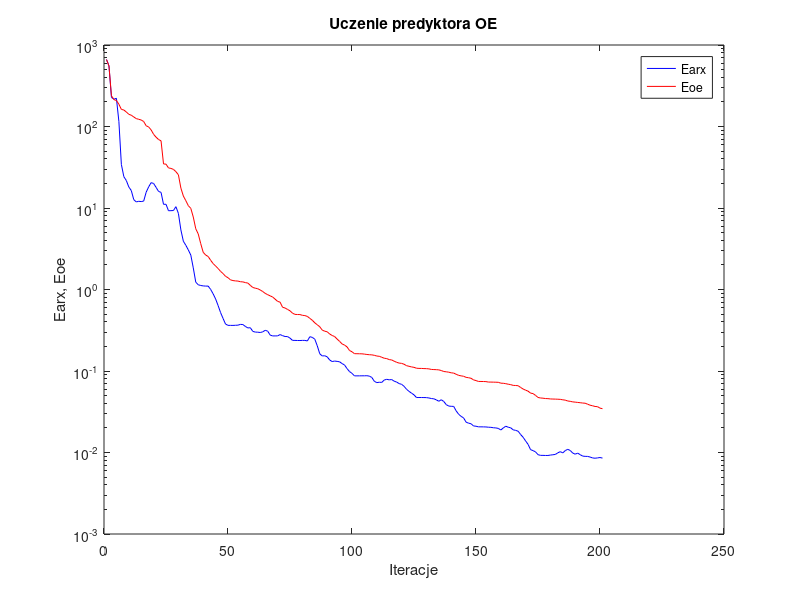
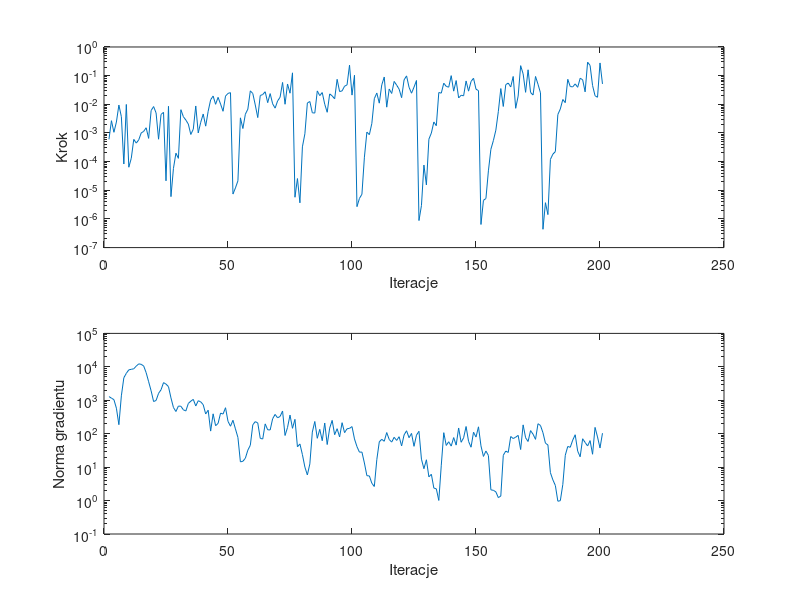

These figures' MATLAB source, in order:
%uczenie predyktora oe
clear all;
n=0; farx(n+1)=6.643049e+002; foe(n+1)=6.634877e+002; wspucz(n+1)=0.000000e+000; ng(n+1)=0.000000e+000;
%odnowa zmiennej metryki
n=1; farx(n+1)=5.556674e+002; foe(n+1)=5.546521e+002; krok(n+1)=5.993959e-004; ng(n+1)=1.288384e+003;
n=2; farx(n+1)=2.277307e+002; foe(n+1)=2.385989e+002; krok(n+1)=2.678603e-003; ng(n+1)=1.157614e+003;
n=3; farx(n+1)=2.160400e+002; foe(n+1)=2.137977e+002; krok(n+1)=1.055436e-003; ng(n+1)=1.042130e+003;
n=4; farx(n+1)=2.224061e+002; foe(n+1)=2.084257e+002; krok(n+1)=2.409214e-003; ng(n+1)=5.787138e+002;
n=5; farx(n+1)=1.152652e+002; foe(n+1)=1.875449e+002; krok(n+1)=9.428457e-003; ng(n+1)=1.860546e+002;
n=6; farx(n+1)=3.425279e+001; foe(n+1)=1.622429e+002; krok(n+1)=3.692938e-003; ng(n+1)=1.358141e+003;
n=7; farx(n+1)=2.422834e+001; foe(n+1)=1.593375e+002; krok(n+1)=8.254679e-005; ng(n+1)=4.721464e+003;
n=8; farx(n+1)=2.173720e+001; foe(n+1)=1.507079e+002; krok(n+1)=9.871862e-003; ng(n+1)=6.392207e+003;
n=9; farx(n+1)=1.811979e+001; foe(n+1)=1.411922e+002; krok(n+1)=6.375927e-005; ng(n+1)=8.120658e+003;
n=10; farx(n+1)=1.638679e+001; foe(n+1)=1.375360e+002; krok(n+1)=1.309881e-004; ng(n+1)=8.413408e+003;
n=11; farx(n+1)=1.266510e+001; foe(n+1)=1.309320e+002; krok(n+1)=5.972073e-004; ng(n+1)=8.746357e+003;
n=12; farx(n+1)=1.187891e+001; foe(n+1)=1.250565e+002; krok(n+1)=4.430569e-004; ng(n+1)=1.050158e+004;
n=13; farx(n+1)=1.208442e+001; foe(n+1)=1.225427e+002; krok(n+1)=5.734420e-004; ng(n+1)=1.225460e+004;
n=14; farx(n+1)=1.199177e+001; foe(n+1)=1.201903e+002; krok(n+1)=1.001196e-003; ng(n+1)=1.186739e+004;
n=15; farx(n+1)=1.215454e+001; foe(n+1)=1.151025e+002; krok(n+1)=1.134788e-003; ng(n+1)=1.057825e+004;
n=16; farx(n+1)=1.561587e+001; foe(n+1)=1.021176e+002; krok(n+1)=1.517951e-003; ng(n+1)=6.680557e+003;
n=17; farx(n+1)=1.814582e+001; foe(n+1)=9.873039e+001; krok(n+1)=6.467102e-004; ng(n+1)=3.582384e+003;
n=18; farx(n+1)=2.047351e+001; foe(n+1)=9.082662e+001; krok(n+1)=6.071802e-003; ng(n+1)=1.915949e+003;
n=19; farx(n+1)=2.000318e+001; foe(n+1)=8.019486e+001; krok(n+1)=8.350786e-003; ng(n+1)=9.156223e+002;
n=20; farx(n+1)=1.792261e+001; foe(n+1)=7.390462e+001; krok(n+1)=5.003630e-003; ng(n+1)=9.874770e+002;
n=21; farx(n+1)=1.596949e+001; foe(n+1)=6.923448e+001; krok(n+1)=6.052069e-004; ng(n+1)=1.609254e+003;
n=22; farx(n+1)=1.555996e+001; foe(n+1)=6.671365e+001; krok(n+1)=4.427789e-003; ng(n+1)=2.061172e+003;
n=23; farx(n+1)=1.110068e+001; foe(n+1)=3.472842e+001; krok(n+1)=5.242823e-003; ng(n+1)=3.369682e+003;
n=24; farx(n+1)=1.111086e+001; foe(n+1)=3.452523e+001; krok(n+1)=2.139878e-005; ng(n+1)=3.040152e+003;
n=25; farx(n+1)=9.259576e+000; foe(n+1)=3.103070e+001; krok(n+1)=8.533243e-003; ng(n+1)=2.556072e+003;
%odnowa zmiennej metryki
n=26; farx(n+1)=9.276528e+000; foe(n+1)=3.061126e+001; krok(n+1)=5.999991e-006; ng(n+1)=1.177757e+003;
n=27; farx(n+1)=9.313584e+000; foe(n+1)=2.976943e+001; krok(n+1)=5.805985e-005; ng(n+1)=6.079654e+002;
n=28; farx(n+1)=1.038424e+001; foe(n+1)=2.791665e+001; krok(n+1)=1.969720e-004; ng(n+1)=4.607389e+002;
n=29; farx(n+1)=8.576667e+000; foe(n+1)=2.554849e+001; krok(n+1)=1.300680e-004; ng(n+1)=6.719163e+002;
n=30; farx(n+1)=5.384486e+000; foe(n+1)=1.754489e+001; krok(n+1)=6.485153e-003; ng(n+1)=6.608250e+002;
n=31; farx(n+1)=3.908981e+000; foe(n+1)=1.401843e+001; krok(n+1)=3.698907e-003; ng(n+1)=5.186864e+002;
n=32; farx(n+1)=3.485945e+000; foe(n+1)=1.228910e+001; krok(n+1)=2.818159e-003; ng(n+1)=4.780197e+002;
n=33; farx(n+1)=3.058895e+000; foe(n+1)=1.067774e+001; krok(n+1)=2.043687e-003; ng(n+1)=8.030481e+002;
n=34; farx(n+1)=2.642917e+000; foe(n+1)=9.903249e+000; krok(n+1)=8.861138e-004; ng(n+1)=9.402670e+002;
n=35; farx(n+1)=1.841095e+000; foe(n+1)=7.745328e+000; krok(n+1)=1.350179e-003; ng(n+1)=1.063944e+003;
n=36; farx(n+1)=1.229881e+000; foe(n+1)=5.559812e+000; krok(n+1)=8.744518e-003; ng(n+1)=6.740853e+002;
n=37; farx(n+1)=1.143519e+000; foe(n+1)=4.801071e+000; krok(n+1)=1.002892e-003; ng(n+1)=9.697381e+002;
n=38; farx(n+1)=1.119893e+000; foe(n+1)=3.655626e+000; krok(n+1)=2.357114e-003; ng(n+1)=8.960772e+002;
n=39; farx(n+1)=1.107320e+000; foe(n+1)=2.860551e+000; krok(n+1)=4.586643e-003; ng(n+1)=7.390390e+002;
n=40; farx(n+1)=1.101001e+000; foe(n+1)=2.646368e+000; krok(n+1)=1.728033e-003; ng(n+1)=3.879314e+002;
n=41; farx(n+1)=1.101431e+000; foe(n+1)=2.541840e+000; krok(n+1)=5.711090e-003; ng(n+1)=5.047610e+002;
n=42; farx(n+1)=1.002060e+000; foe(n+1)=2.284162e+000; krok(n+1)=1.438335e-002; ng(n+1)=1.196286e+002;
n=43; farx(n+1)=8.855695e-001; foe(n+1)=2.080486e+000; krok(n+1)=1.946507e-002; ng(n+1)=3.928274e+002;
n=44; farx(n+1)=7.654208e-001; foe(n+1)=1.943722e+000; krok(n+1)=1.000091e-002; ng(n+1)=1.734666e+002;
n=45; farx(n+1)=6.367440e-001; foe(n+1)=1.810413e+000; krok(n+1)=1.748904e-002; ng(n+1)=2.033311e+002;
n=46; farx(n+1)=5.214328e-001; foe(n+1)=1.668865e+000; krok(n+1)=1.019133e-002; ng(n+1)=4.130242e+002;
n=47; farx(n+1)=4.419322e-001; foe(n+1)=1.568533e+000; krok(n+1)=5.711090e-003; ng(n+1)=3.867824e+002;
n=48; farx(n+1)=3.767292e-001; foe(n+1)=1.452091e+000; krok(n+1)=1.931884e-002; ng(n+1)=5.981880e+002;
n=49; farx(n+1)=3.631981e-001; foe(n+1)=1.395293e+000; krok(n+1)=2.399905e-002; ng(n+1)=2.339809e+002;
n=50; farx(n+1)=3.628927e-001; foe(n+1)=1.313519e+000; krok(n+1)=2.550930e-002; ng(n+1)=1.672481e+002;
%odnowa zmiennej metryki
n=51; farx(n+1)=3.626000e-001; foe(n+1)=1.287125e+000; krok(n+1)=7.381362e-006; ng(n+1)=2.522541e+002;
n=52; farx(n+1)=3.639142e-001; foe(n+1)=1.275091e+000; krok(n+1)=1.209447e-005; ng(n+1)=1.390984e+002;
n=53; farx(n+1)=3.650890e-001; foe(n+1)=1.268799e+000; krok(n+1)=2.139878e-005; ng(n+1)=7.706712e+001;
n=54; farx(n+1)=3.732069e-001; foe(n+1)=1.245847e+000; krok(n+1)=3.373181e-003; ng(n+1)=1.439424e+001;
n=55; farx(n+1)=3.714611e-001; foe(n+1)=1.239733e+000; krok(n+1)=1.427772e-003; ng(n+1)=1.492845e+001;
n=56; farx(n+1)=3.524033e-001; foe(n+1)=1.215356e+000; krok(n+1)=4.515039e-003; ng(n+1)=1.850345e+001;
n=57; farx(n+1)=3.376532e-001; foe(n+1)=1.199215e+000; krok(n+1)=6.776891e-003; ng(n+1)=3.222156e+001;
n=58; farx(n+1)=3.396593e-001; foe(n+1)=1.123967e+000; krok(n+1)=2.946581e-002; ng(n+1)=4.511232e+001;
n=59; farx(n+1)=3.064330e-001; foe(n+1)=1.059186e+000; krok(n+1)=2.378377e-002; ng(n+1)=1.850658e+002;
n=60; farx(n+1)=3.003459e-001; foe(n+1)=1.038126e+000; krok(n+1)=9.447410e-003; ng(n+1)=2.296114e+002;
n=61; farx(n+1)=2.993264e-001; foe(n+1)=1.021778e+000; krok(n+1)=3.442371e-003; ng(n+1)=2.096271e+002;
n=62; farx(n+1)=2.967386e-001; foe(n+1)=9.870867e-001; krok(n+1)=2.024365e-002; ng(n+1)=7.269562e+001;
n=63; farx(n+1)=3.021700e-001; foe(n+1)=9.444510e-001; krok(n+1)=2.191235e-002; ng(n+1)=6.936693e+001;
n=64; farx(n+1)=3.159859e-001; foe(n+1)=8.966916e-001; krok(n+1)=2.741623e-002; ng(n+1)=1.965577e+002;
n=65; farx(n+1)=3.083159e-001; foe(n+1)=8.640340e-001; krok(n+1)=1.142218e-002; ng(n+1)=1.307805e+002;
n=66; farx(n+1)=2.760398e-001; foe(n+1)=8.357870e-001; krok(n+1)=2.362755e-002; ng(n+1)=1.296257e+002;
n=67; farx(n+1)=2.693869e-001; foe(n+1)=8.092012e-001; krok(n+1)=1.040137e-002; ng(n+1)=2.807176e+002;
n=68; farx(n+1)=2.696315e-001; foe(n+1)=7.611064e-001; krok(n+1)=7.342058e-003; ng(n+1)=3.774026e+002;
n=69; farx(n+1)=2.696879e-001; foe(n+1)=7.154337e-001; krok(n+1)=1.309024e-002; ng(n+1)=2.982369e+002;
n=70; farx(n+1)=2.798577e-001; foe(n+1)=6.994999e-001; krok(n+1)=1.759944e-002; ng(n+1)=3.280907e+002;
n=71; farx(n+1)=2.716567e-001; foe(n+1)=6.053482e-001; krok(n+1)=5.793922e-002; ng(n+1)=4.772165e+002;
n=72; farx(n+1)=2.649191e-001; foe(n+1)=5.932893e-001; krok(n+1)=1.004449e-002; ng(n+1)=8.837501e+001;
n=73; farx(n+1)=2.646066e-001; foe(n+1)=5.694496e-001; krok(n+1)=5.113139e-002; ng(n+1)=1.534940e+002;
n=74; farx(n+1)=2.531368e-001; foe(n+1)=5.478840e-001; krok(n+1)=2.439969e-002; ng(n+1)=3.605890e+002;
n=75; farx(n+1)=2.376373e-001; foe(n+1)=5.123018e-001; krok(n+1)=1.253365e-001; ng(n+1)=1.449127e+002;
%odnowa zmiennej metryki
n=76; farx(n+1)=2.374152e-001; foe(n+1)=4.954120e-001; krok(n+1)=5.714341e-006; ng(n+1)=2.687520e+002;
n=77; farx(n+1)=2.367646e-001; foe(n+1)=4.932276e-001; krok(n+1)=2.567510e-005; ng(n+1)=4.053071e+001;
n=78; farx(n+1)=2.366082e-001; foe(n+1)=4.927171e-001; krok(n+1)=3.652351e-006; ng(n+1)=4.925791e+001;
n=79; farx(n+1)=2.374359e-001; foe(n+1)=4.822815e-001; krok(n+1)=3.276027e-004; ng(n+1)=2.376133e+001;
n=80; farx(n+1)=2.374347e-001; foe(n+1)=4.785217e-001; krok(n+1)=9.349870e-004; ng(n+1)=1.003837e+001;
n=81; farx(n+1)=2.338631e-001; foe(n+1)=4.676359e-001; krok(n+1)=1.111520e-002; ng(n+1)=5.837074e+000;
n=82; farx(n+1)=2.634574e-001; foe(n+1)=4.423278e-001; krok(n+1)=1.251384e-002; ng(n+1)=1.249952e+001;
n=83; farx(n+1)=2.585588e-001; foe(n+1)=4.191774e-001; krok(n+1)=5.062842e-003; ng(n+1)=1.118639e+002;
n=84; farx(n+1)=2.454764e-001; foe(n+1)=3.898246e-001; krok(n+1)=4.944619e-003; ng(n+1)=2.318558e+002;
n=85; farx(n+1)=2.037392e-001; foe(n+1)=3.691988e-001; krok(n+1)=2.928765e-002; ng(n+1)=7.285843e+001;
n=86; farx(n+1)=1.626756e-001; foe(n+1)=3.489466e-001; krok(n+1)=2.008828e-002; ng(n+1)=1.348969e+002;
n=87; farx(n+1)=1.529874e-001; foe(n+1)=3.176679e-001; krok(n+1)=2.570124e-002; ng(n+1)=6.162920e+001;
n=88; farx(n+1)=1.538840e-001; foe(n+1)=3.078270e-001; krok(n+1)=1.007731e-002; ng(n+1)=2.089208e+002;
n=89; farx(n+1)=1.491849e-001; foe(n+1)=3.028453e-001; krok(n+1)=5.269205e-003; ng(n+1)=4.741513e+001;
n=90; farx(n+1)=1.364831e-001; foe(n+1)=2.843847e-001; krok(n+1)=2.307159e-002; ng(n+1)=1.468199e+002;
n=91; farx(n+1)=1.306114e-001; foe(n+1)=2.728765e-001; krok(n+1)=1.970594e-002; ng(n+1)=2.503341e+002;
n=92; farx(n+1)=1.324628e-001; foe(n+1)=2.645850e-001; krok(n+1)=1.556168e-002; ng(n+1)=9.330645e+001;
n=93; farx(n+1)=1.312311e-001; foe(n+1)=2.466333e-001; krok(n+1)=7.437068e-002; ng(n+1)=1.411050e+002;
n=94; farx(n+1)=1.296587e-001; foe(n+1)=2.309439e-001; krok(n+1)=2.780135e-002; ng(n+1)=8.018801e+001;
n=95; farx(n+1)=1.233930e-001; foe(n+1)=2.149301e-001; krok(n+1)=2.936823e-002; ng(n+1)=2.133388e+002;
n=96; farx(n+1)=1.184427e-001; foe(n+1)=2.080428e-001; krok(n+1)=4.284718e-002; ng(n+1)=1.075817e+002;
n=97; farx(n+1)=1.070245e-001; foe(n+1)=1.975323e-001; krok(n+1)=4.756755e-002; ng(n+1)=1.404683e+002;
n=98; farx(n+1)=9.841961e-002; foe(n+1)=1.785026e-001; krok(n+1)=2.320583e-001; ng(n+1)=1.441255e+002;
n=99; farx(n+1)=9.352773e-002; foe(n+1)=1.721253e-001; krok(n+1)=2.093303e-002; ng(n+1)=1.632392e+002;
n=100; farx(n+1)=8.718191e-002; foe(n+1)=1.631537e-001; krok(n+1)=1.032026e-001; ng(n+1)=6.967331e+001;
%odnowa zmiennej metryki
n=101; farx(n+1)=8.717744e-002; foe(n+1)=1.629532e-001; krok(n+1)=2.684775e-006; ng(n+1)=4.106553e+001;
n=102; farx(n+1)=8.722236e-002; foe(n+1)=1.627310e-001; krok(n+1)=5.194725e-006; ng(n+1)=2.805346e+001;
n=103; farx(n+1)=8.731878e-002; foe(n+1)=1.624682e-001; krok(n+1)=7.265431e-006; ng(n+1)=2.822618e+001;
n=104; farx(n+1)=8.731312e-002; foe(n+1)=1.611715e-001; krok(n+1)=1.429723e-004; ng(n+1)=1.327592e+001;
n=105; farx(n+1)=8.757143e-002; foe(n+1)=1.594952e-001; krok(n+1)=1.072587e-003; ng(n+1)=5.544502e+000;
n=106; farx(n+1)=8.650713e-002; foe(n+1)=1.584493e-001; krok(n+1)=8.713055e-004; ng(n+1)=5.455987e+000;
n=107; farx(n+1)=8.332770e-002; foe(n+1)=1.577677e-001; krok(n+1)=2.156451e-003; ng(n+1)=3.291355e+000;
n=108; farx(n+1)=7.474233e-002; foe(n+1)=1.557474e-001; krok(n+1)=1.571994e-002; ng(n+1)=2.641322e+000;
n=109; farx(n+1)=7.203615e-002; foe(n+1)=1.526772e-001; krok(n+1)=2.476948e-002; ng(n+1)=1.670683e+001;
n=110; farx(n+1)=7.280342e-002; foe(n+1)=1.514611e-001; krok(n+1)=1.095618e-002; ng(n+1)=5.697964e+001;
n=111; farx(n+1)=7.246714e-002; foe(n+1)=1.474170e-001; krok(n+1)=4.756755e-002; ng(n+1)=6.796784e+001;
n=112; farx(n+1)=7.754665e-002; foe(n+1)=1.434595e-001; krok(n+1)=8.973318e-002; ng(n+1)=5.940129e+001;
n=113; farx(n+1)=7.907758e-002; foe(n+1)=1.419847e-001; krok(n+1)=7.947193e-003; ng(n+1)=1.082387e+002;
n=114; farx(n+1)=7.793308e-002; foe(n+1)=1.380328e-001; krok(n+1)=3.413625e-002; ng(n+1)=6.722420e+001;
n=115; farx(n+1)=7.854429e-002; foe(n+1)=1.366397e-001; krok(n+1)=2.386882e-002; ng(n+1)=5.605923e+001;
n=116; farx(n+1)=7.504142e-002; foe(n+1)=1.318762e-001; krok(n+1)=6.287977e-002; ng(n+1)=7.810973e+001;
n=117; farx(n+1)=7.316430e-002; foe(n+1)=1.278991e-001; krok(n+1)=4.676808e-002; ng(n+1)=6.298827e+001;
n=118; farx(n+1)=7.010760e-002; foe(n+1)=1.250593e-001; krok(n+1)=3.377159e-002; ng(n+1)=8.118898e+001;
n=119; farx(n+1)=6.862516e-002; foe(n+1)=1.241176e-001; krok(n+1)=1.702114e-002; ng(n+1)=4.312090e+001;
n=120; farx(n+1)=6.488035e-002; foe(n+1)=1.210461e-001; krok(n+1)=7.119534e-002; ng(n+1)=9.192316e+001;
n=121; farx(n+1)=5.964166e-002; foe(n+1)=1.162457e-001; krok(n+1)=9.809225e-002; ng(n+1)=1.224616e+002;
n=122; farx(n+1)=5.622735e-002; foe(n+1)=1.142143e-001; krok(n+1)=3.923753e-002; ng(n+1)=7.597896e+001;
n=123; farx(n+1)=5.350951e-002; foe(n+1)=1.122645e-001; krok(n+1)=2.439969e-002; ng(n+1)=1.018844e+002;
n=124; farx(n+1)=5.097449e-002; foe(n+1)=1.108876e-001; krok(n+1)=3.959818e-002; ng(n+1)=4.191148e+001;
n=125; farx(n+1)=4.726218e-002; foe(n+1)=1.081776e-001; krok(n+1)=6.776944e-002; ng(n+1)=9.062012e+001;
%odnowa zmiennej metryki
n=126; farx(n+1)=4.727667e-002; foe(n+1)=1.076087e-001; krok(n+1)=8.772961e-007; ng(n+1)=1.180976e+002;
n=127; farx(n+1)=4.728493e-002; foe(n+1)=1.075713e-001; krok(n+1)=2.923378e-006; ng(n+1)=1.730292e+001;
n=128; farx(n+1)=4.723510e-002; foe(n+1)=1.070676e-001; krok(n+1)=7.583697e-005; ng(n+1)=8.965437e+000;
n=129; farx(n+1)=4.715997e-002; foe(n+1)=1.068997e-001; krok(n+1)=1.535151e-005; ng(n+1)=1.661046e+001;
n=130; farx(n+1)=4.668149e-002; foe(n+1)=1.061705e-001; krok(n+1)=6.066958e-004; ng(n+1)=5.120395e+000;
n=131; farx(n+1)=4.595282e-002; foe(n+1)=1.045453e-001; krok(n+1)=9.933991e-004; ng(n+1)=6.111838e+000;
n=132; farx(n+1)=4.558471e-002; foe(n+1)=1.041605e-001; krok(n+1)=2.419456e-003; ng(n+1)=2.362478e+000;
n=133; farx(n+1)=4.426941e-002; foe(n+1)=1.038463e-001; krok(n+1)=1.793067e-003; ng(n+1)=2.241491e+000;
n=134; farx(n+1)=4.253651e-002; foe(n+1)=1.032559e-001; krok(n+1)=2.578794e-002; ng(n+1)=1.009101e+000;
n=135; farx(n+1)=4.438785e-002; foe(n+1)=1.013658e-001; krok(n+1)=2.452306e-002; ng(n+1)=1.143082e+001;
n=136; farx(n+1)=4.228152e-002; foe(n+1)=9.857832e-002; krok(n+1)=5.455281e-002; ng(n+1)=1.072534e+002;
n=137; farx(n+1)=3.866811e-002; foe(n+1)=9.780109e-002; krok(n+1)=4.215364e-002; ng(n+1)=4.449924e+001;
n=138; farx(n+1)=3.713579e-002; foe(n+1)=9.674012e-002; krok(n+1)=3.955518e-002; ng(n+1)=5.744562e+001;
n=139; farx(n+1)=3.688984e-002; foe(n+1)=9.501502e-002; krok(n+1)=1.000852e-001; ng(n+1)=4.254508e+001;
n=140; farx(n+1)=3.677740e-002; foe(n+1)=9.427711e-002; krok(n+1)=2.876670e-002; ng(n+1)=7.654928e+001;
n=141; farx(n+1)=3.243568e-002; foe(n+1)=9.116010e-002; krok(n+1)=6.741320e-002; ng(n+1)=4.555969e+001;
n=142; farx(n+1)=2.946679e-002; foe(n+1)=8.840489e-002; krok(n+1)=1.669364e-002; ng(n+1)=1.482564e+002;
n=143; farx(n+1)=2.775544e-002; foe(n+1)=8.718866e-002; krok(n+1)=2.069473e-002; ng(n+1)=5.538519e+001;
n=144; farx(n+1)=2.657907e-002; foe(n+1)=8.618762e-002; krok(n+1)=1.977848e-002; ng(n+1)=7.520341e+001;
n=145; farx(n+1)=2.356891e-002; foe(n+1)=8.358252e-002; krok(n+1)=6.533169e-002; ng(n+1)=1.641444e+002;
n=146; farx(n+1)=2.291309e-002; foe(n+1)=8.271596e-002; krok(n+1)=2.876670e-002; ng(n+1)=5.891303e+001;
n=147; farx(n+1)=2.252252e-002; foe(n+1)=8.141247e-002; krok(n+1)=6.269998e-002; ng(n+1)=3.943082e+001;
n=148; farx(n+1)=2.118149e-002; foe(n+1)=7.783443e-002; krok(n+1)=8.100548e-002; ng(n+1)=1.109017e+002;
n=149; farx(n+1)=2.100752e-002; foe(n+1)=7.628434e-002; krok(n+1)=3.366815e-002; ng(n+1)=7.940480e+001;
n=150; farx(n+1)=2.065320e-002; foe(n+1)=7.445743e-002; krok(n+1)=3.001959e-002; ng(n+1)=1.606122e+002;
%odnowa zmiennej metryki
n=151; farx(n+1)=2.064770e-002; foe(n+1)=7.440366e-002; krok(n+1)=6.408194e-007; ng(n+1)=4.330265e+001;
n=152; farx(n+1)=2.062327e-002; foe(n+1)=7.430942e-002; krok(n+1)=4.456701e-006; ng(n+1)=2.089308e+001;
n=153; farx(n+1)=2.058363e-002; foe(n+1)=7.411962e-002; krok(n+1)=5.152786e-006; ng(n+1)=3.032839e+001;
n=154; farx(n+1)=2.042873e-002; foe(n+1)=7.316398e-002; krok(n+1)=4.765565e-005; ng(n+1)=2.236527e+001;
n=155; farx(n+1)=2.036748e-002; foe(n+1)=7.312275e-002; krok(n+1)=2.695564e-004; ng(n+1)=2.094720e+000;
n=156; farx(n+1)=2.012614e-002; foe(n+1)=7.299539e-002; krok(n+1)=5.405350e-004; ng(n+1)=2.025825e+000;
n=157; farx(n+1)=2.002632e-002; foe(n+1)=7.285316e-002; krok(n+1)=1.250908e-003; ng(n+1)=1.825815e+000;
n=158; farx(n+1)=1.975401e-002; foe(n+1)=7.263120e-002; krok(n+1)=5.548179e-003; ng(n+1)=1.225934e+000;
n=159; farx(n+1)=1.887875e-002; foe(n+1)=7.090976e-002; krok(n+1)=3.542231e-002; ng(n+1)=1.367609e+000;
n=160; farx(n+1)=2.001466e-002; foe(n+1)=7.069513e-002; krok(n+1)=8.402186e-003; ng(n+1)=2.262779e+001;
n=161; farx(n+1)=2.101884e-002; foe(n+1)=6.991959e-002; krok(n+1)=4.857442e-002; ng(n+1)=3.019935e+001;
n=162; farx(n+1)=2.042337e-002; foe(n+1)=6.884923e-002; krok(n+1)=5.507794e-002; ng(n+1)=2.752594e+001;
n=163; farx(n+1)=2.009116e-002; foe(n+1)=6.800913e-002; krok(n+1)=4.030924e-002; ng(n+1)=8.222049e+001;
n=164; farx(n+1)=1.896588e-002; foe(n+1)=6.662098e-002; krok(n+1)=9.349969e-002; ng(n+1)=7.174030e+001;
n=165; farx(n+1)=1.869279e-002; foe(n+1)=6.638114e-002; krok(n+1)=7.251821e-003; ng(n+1)=7.855289e+001;
n=166; farx(n+1)=1.823378e-002; foe(n+1)=6.597408e-002; krok(n+1)=1.947831e-002; ng(n+1)=8.911560e+001;
n=167; farx(n+1)=1.661115e-002; foe(n+1)=6.277619e-002; krok(n+1)=2.230786e-001; ng(n+1)=3.364046e+001;
n=168; farx(n+1)=1.537534e-002; foe(n+1)=6.012308e-002; krok(n+1)=1.158784e-001; ng(n+1)=1.836307e+002;
n=169; farx(n+1)=1.386854e-002; foe(n+1)=5.818847e-002; krok(n+1)=2.617232e-002; ng(n+1)=7.563733e+001;
n=170; farx(n+1)=1.257441e-002; foe(n+1)=5.657568e-002; krok(n+1)=1.600146e-001; ng(n+1)=5.850132e+001;
n=171; farx(n+1)=1.084473e-002; foe(n+1)=5.352745e-002; krok(n+1)=2.592196e-002; ng(n+1)=1.236035e+002;
n=172; farx(n+1)=1.054359e-002; foe(n+1)=5.284308e-002; krok(n+1)=2.107682e-002; ng(n+1)=9.678972e+001;
n=173; farx(n+1)=1.018449e-002; foe(n+1)=5.021640e-002; krok(n+1)=9.359461e-002; ng(n+1)=6.773626e+001;
n=174; farx(n+1)=9.407602e-003; foe(n+1)=4.736608e-002; krok(n+1)=5.005537e-002; ng(n+1)=1.989620e+002;
n=175; farx(n+1)=9.223191e-003; foe(n+1)=4.667166e-002; krok(n+1)=2.508493e-002; ng(n+1)=1.756878e+002;
%odnowa zmiennej metryki
n=176; farx(n+1)=9.222012e-003; foe(n+1)=4.638935e-002; krok(n+1)=4.357352e-007; ng(n+1)=1.068812e+002;
n=177; farx(n+1)=9.196630e-003; foe(n+1)=4.593288e-002; krok(n+1)=3.690681e-006; ng(n+1)=5.202833e+001;
n=178; farx(n+1)=9.195775e-003; foe(n+1)=4.580658e-002; krok(n+1)=1.414876e-006; ng(n+1)=4.604440e+001;
n=179; farx(n+1)=9.298237e-003; foe(n+1)=4.540727e-002; krok(n+1)=1.192523e-004; ng(n+1)=6.831054e+000;
n=180; farx(n+1)=9.383840e-003; foe(n+1)=4.528504e-002; krok(n+1)=1.821736e-004; ng(n+1)=4.155460e+000;
n=181; farx(n+1)=9.470315e-003; foe(n+1)=4.519470e-002; krok(n+1)=2.238651e-004; ng(n+1)=2.823666e+000;
n=182; farx(n+1)=9.918575e-003; foe(n+1)=4.505701e-002; krok(n+1)=4.399860e-003; ng(n+1)=9.565726e-001;
n=183; farx(n+1)=1.023795e-002; foe(n+1)=4.487951e-002; krok(n+1)=6.884742e-003; ng(n+1)=9.923708e-001;
n=184; farx(n+1)=9.886253e-003; foe(n+1)=4.431864e-002; krok(n+1)=1.470844e-002; ng(n+1)=3.015419e+000;
n=185; farx(n+1)=1.056123e-002; foe(n+1)=4.389205e-002; krok(n+1)=1.142218e-002; ng(n+1)=2.267542e+001;
n=186; farx(n+1)=1.094313e-002; foe(n+1)=4.286382e-002; krok(n+1)=7.445763e-002; ng(n+1)=4.154788e+001;
n=187; farx(n+1)=1.058519e-002; foe(n+1)=4.244527e-002; krok(n+1)=4.171622e-002; ng(n+1)=3.919377e+001;
n=188; farx(n+1)=9.846799e-003; foe(n+1)=4.180686e-002; krok(n+1)=4.050274e-002; ng(n+1)=6.421386e+001;
n=189; farx(n+1)=9.538506e-003; foe(n+1)=4.149521e-002; krok(n+1)=5.157588e-002; ng(n+1)=9.299580e+001;
n=190; farx(n+1)=9.831775e-003; foe(n+1)=4.115104e-002; krok(n+1)=3.920841e-002; ng(n+1)=3.010841e+001;
n=191; farx(n+1)=9.402843e-003; foe(n+1)=4.083386e-002; krok(n+1)=8.100548e-002; ng(n+1)=2.040856e+001;
n=192; farx(n+1)=9.041334e-003; foe(n+1)=4.045478e-002; krok(n+1)=7.208292e-002; ng(n+1)=7.055953e+001;
n=193; farx(n+1)=8.968629e-003; foe(n+1)=4.024588e-002; krok(n+1)=2.720095e-002; ng(n+1)=5.467769e+001;
n=194; farx(n+1)=8.955086e-003; foe(n+1)=3.916142e-002; krok(n+1)=2.951161e-001; ng(n+1)=4.294266e+001;
n=195; farx(n+1)=8.799338e-003; foe(n+1)=3.805040e-002; krok(n+1)=2.268451e-001; ng(n+1)=6.214639e+001;
n=196; farx(n+1)=8.581886e-003; foe(n+1)=3.745997e-002; krok(n+1)=4.517978e-002; ng(n+1)=2.428546e+001;
n=197; farx(n+1)=8.508643e-003; foe(n+1)=3.670610e-002; krok(n+1)=1.989989e-002; ng(n+1)=1.543222e+002;
n=198; farx(n+1)=8.581986e-003; foe(n+1)=3.651698e-002; krok(n+1)=1.759944e-002; ng(n+1)=7.987952e+001;
n=199; farx(n+1)=8.681499e-003; foe(n+1)=3.503196e-002; krok(n+1)=2.775732e-001; ng(n+1)=3.742321e+001;
n=200; farx(n+1)=8.538026e-003; foe(n+1)=3.447243e-002; krok(n+1)=5.140248e-002; ng(n+1)=1.035516e+002;

figure; semilogy(farx,'b'); hold on; semilogy(foe,'r'); xlabel('Iteracje'); ylabel('Earx, Eoe'); legend('Earx','Eoe'); title('Uczenie predyktora OE');
figure; subplot(2,1,1); semilogy(krok); xlabel('Iteracje'); ylabel('Krok');
subplot(2,1,2); semilogy(ng); xlabel('Iteracje'); ylabel('Norma gradientu');
Earx=farx(n+1)
Eoe=foe(n+1)
